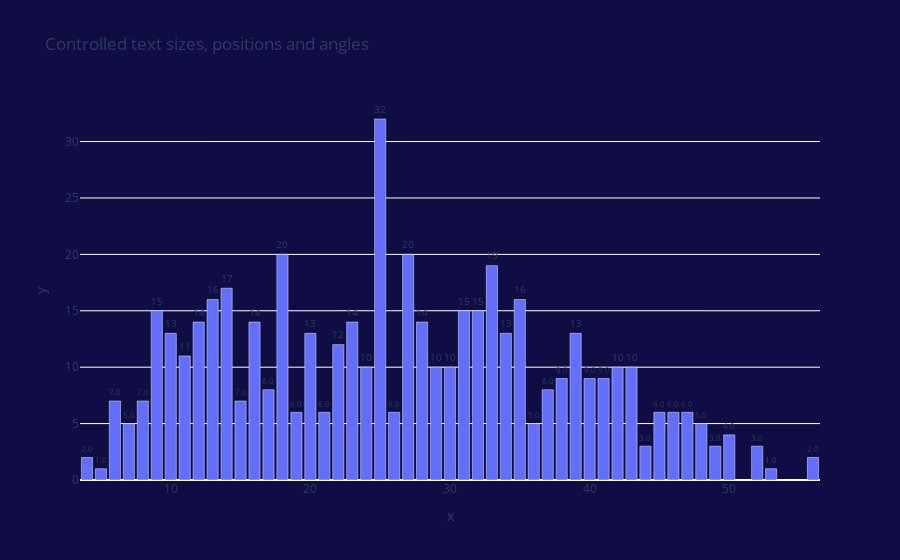

Write notebook code for a chart like this one.
### Code cell
df = load_dataset()
woorden_per_samenvatting_plot(df=df, selected_sport=["Voetbal"])

### Figure 1 — Plotly figure (JSON) as saved in the notebook; plotly's stock layout.template omitted (floating-point values rounded to 4 significant figures)
{"data": [{"alignmentgroup": "True", "cliponaxis": false, "hovertemplate": "x=%{x}<br>y=%{y}<extra></extra>", "legendgroup": "", "marker": {"color": "#636efa", "pattern": {"shape": ""}}, "name": "", "offsetgroup": "", "orientation": "v", "showlegend": false, "textangle": 0, "textfont": {"size": 12}, "textposition": "outside", "texttemplate": "%{y:.2s}", "type": "bar", "x": [25, 18, 27, 33, 14, 13, 35, 31, 9, 32, 12, 28, 16, 23, 10, 39, 34, 20, 22, 11, 29, 24, 30, 42, 43, 41, 38, 40, 17, 37, 6, 15, 8, 21, 26, 46, 19, 45, 47, 36, 48, 7, 50, 49, 52, 44, 56, 4, 53, 5], "xaxis": "x", "y": [32, 20, 20, 19, 17, 16, 16, 15, 15, 15, 14, 14, 14, 14, 13, 13, 13, 13, 12, 11, 10, 10, 10, 10, 10, 9, 9, 9, 8, 8, 7, 7, 7, 6, 6, 6, 6, 6, 6, 5, 5, 5, 4, 3, 3, 3, 2, 2, 1, 1], "yaxis": "y"}], "layout": {"barmode": "relative", "legend": {"tracegroupgap": 0}, "paper_bgcolor": "#100c44", "plot_bgcolor": "#100c44", "title": {"text": "Controlled text sizes, positions and angles"}, "xaxis": {"anchor": "y", "domain": [0, 1], "title": {"text": "x"}}, "yaxis": {"anchor": "x", "domain": [0, 1], "title": {"text": "y"}}}}
